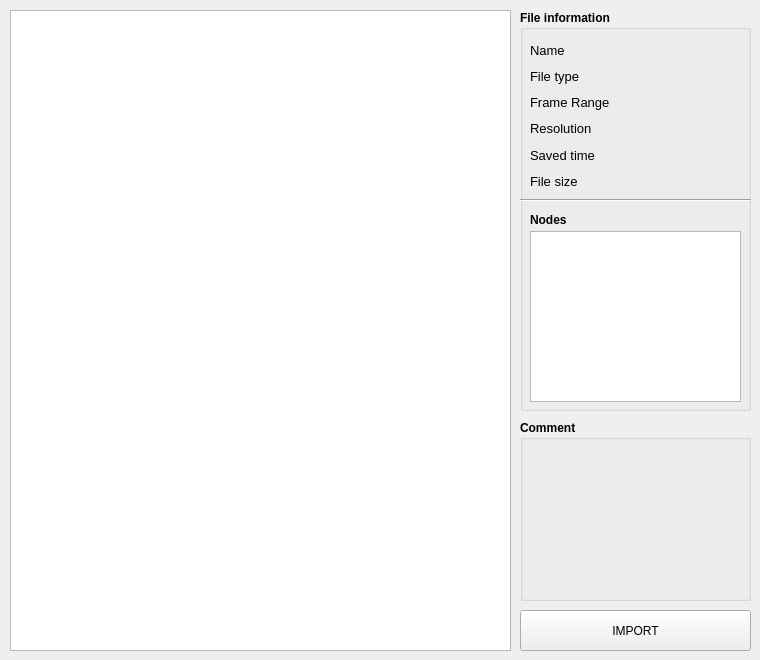
        <widget class="QWidget" name="tab_nodes">
         <attribute name="title">
          <string>NODES</string>
         </attribute>
         <widget class="QGroupBox" name="groupBox_nodes_file_info">
          <property name="geometry">
           <rect>
            <x>520</x>
            <y>10</y>
            <width>231</width>
            <height>401</height>
           </rect>
          </property>
          <property name="font">
           <font>
            <bold>true</bold>
            <underline>false</underline>
            <strikeout>false</strikeout>
           </font>
          </property>
          <property name="title">
           <string>File information</string>
          </property>
          <property name="flat">
           <bool>false</bool>
          </property>
          <property name="checkable">
           <bool>false</bool>
          </property>
          <widget class="QWidget" name="verticalLayoutWidget_21">
           <property name="geometry">
            <rect>
             <x>10</x>
             <y>30</y>
             <width>80</width>
             <height>151</height>
            </rect>
           </property>
           <layout class="QVBoxLayout" name="verticalLayout_23">
            <item>
             <widget class="QLabel" name="label_59">
              <property name="font">
               <font>
                <pointsize>10</pointsize>
                <bold>false</bold>
                <underline>false</underline>
                <strikeout>false</strikeout>
               </font>
              </property>
              <property name="text">
               <string>Name</string>
              </property>
             </widget>
            </item>
            <item>
             <widget class="QLabel" name="label_60">
              <property name="font">
               <font>
                <pointsize>10</pointsize>
                <bold>false</bold>
                <underline>false</underline>
                <strikeout>false</strikeout>
               </font>
              </property>
              <property name="text">
               <string>File type</string>
              </property>
             </widget>
            </item>
            <item>
             <widget class="QLabel" name="label_75">
              <property name="font">
               <font>
                <pointsize>10</pointsize>
                <bold>false</bold>
                <underline>false</underline>
                <strikeout>false</strikeout>
               </font>
              </property>
              <property name="text">
               <string>Frame Range </string>
              </property>
             </widget>
            </item>
            <item>
             <widget class="QLabel" name="label_76">
              <property name="font">
               <font>
                <pointsize>10</pointsize>
                <bold>false</bold>
                <underline>false</underline>
                <strikeout>false</strikeout>
               </font>
              </property>
              <property name="text">
               <string>Resolution</string>
              </property>
             </widget>
            </item>
            <item>
             <widget class="QLabel" name="label_77">
              <property name="font">
               <font>
                <pointsize>10</pointsize>
                <bold>false</bold>
                <underline>false</underline>
                <strikeout>false</strikeout>
               </font>
              </property>
              <property name="text">
               <string>Saved time</string>
              </property>
             </widget>
            </item>
            <item>
             <widget class="QLabel" name="label_78">
              <property name="font">
               <font>
                <pointsize>10</pointsize>
                <bold>false</bold>
                <underline>false</underline>
                <strikeout>false</strikeout>
               </font>
              </property>
              <property name="text">
               <string>File size</string>
              </property>
             </widget>
            </item>
           </layout>
          </widget>
          <widget class="QWidget" name="verticalLayoutWidget_22">
           <property name="geometry">
            <rect>
             <x>100</x>
             <y>30</y>
             <width>121</width>
             <height>151</height>
            </rect>
           </property>
           <layout class="QVBoxLayout" name="verticalLayout_24">
            <item>
             <widget class="QLabel" name="label_nodes_filename">
              <property name="font">
               <font>
                <pointsize>10</pointsize>
                <bold>false</bold>
                <underline>false</underline>
                <strikeout>false</strikeout>
               </font>
              </property>
              <property name="text">
               <string/>
              </property>
             </widget>
            </item>
            <item>
             <widget class="QLabel" name="label_nodes_filetype">
              <property name="font">
               <font>
                <pointsize>10</pointsize>
                <bold>false</bold>
                <underline>false</underline>
                <strikeout>false</strikeout>
               </font>
              </property>
              <property name="text">
               <string/>
              </property>
             </widget>
            </item>
            <item>
             <widget class="QLabel" name="label_nodes_framerange">
              <property name="font">
               <font>
                <pointsize>10</pointsize>
                <bold>false</bold>
                <underline>false</underline>
                <strikeout>false</strikeout>
               </font>
              </property>
              <property name="text">
               <string/>
              </property>
             </widget>
            </item>
            <item>
             <widget class="QLabel" name="label_nodes_resolution">
              <property name="font">
               <font>
                <pointsize>10</pointsize>
                <bold>false</bold>
                <underline>false</underline>
                <strikeout>false</strikeout>
               </font>
              </property>
              <property name="text">
               <string/>
              </property>
             </widget>
            </item>
            <item>
             <widget class="QLabel" name="label_nodes_savedtime">
              <property name="font">
               <font>
                <pointsize>10</pointsize>
                <bold>false</bold>
                <underline>false</underline>
                <strikeout>false</strikeout>
               </font>
              </property>
              <property name="text">
               <string/>
              </property>
             </widget>
            </item>
            <item>
             <widget class="QLabel" name="label_nodes_filesize">
              <property name="font">
               <font>
                <pointsize>10</pointsize>
                <bold>false</bold>
                <underline>false</underline>
                <strikeout>false</strikeout>
               </font>
              </property>
              <property name="text">
               <string/>
              </property>
             </widget>
            </item>
           </layout>
          </widget>
          <widget class="Line" name="line_4">
           <property name="geometry">
            <rect>
             <x>0</x>
             <y>175</y>
             <width>231</width>
             <height>31</height>
            </rect>
           </property>
           <property name="orientation">
            <enum>Qt::Horizontal</enum>
           </property>
          </widget>
          <widget class="QListWidget" name="listWidget_nodes_info">
           <property name="geometry">
            <rect>
             <x>10</x>
             <y>221</y>
             <width>211</width>
             <height>171</height>
            </rect>
           </property>
          </widget>
          <widget class="QLabel" name="label_49">
           <property name="geometry">
            <rect>
             <x>10</x>
             <y>200</y>
             <width>63</width>
             <height>19</height>
            </rect>
           </property>
           <property name="text">
            <string>Nodes</string>
           </property>
          </widget>
         </widget>
         <widget class="QPushButton" name="pushButton_clip_nuke_2">
          <property name="geometry">
           <rect>
            <x>520</x>
            <y>610</y>
            <width>231</width>
            <height>41</height>
           </rect>
          </property>
          <property name="text">
           <string>IMPORT</string>
          </property>
         </widget>
         <widget class="QGroupBox" name="groupBox_clip_comment_3">
          <property name="geometry">
           <rect>
            <x>520</x>
            <y>420</y>
            <width>231</width>
            <height>181</height>
           </rect>
          </property>
          <property name="font">
           <font>
            <bold>true</bold>
            <underline>false</underline>
            <strikeout>false</strikeout>
           </font>
          </property>
          <property name="title">
           <string>Comment</string>
          </property>
          <property name="flat">
           <bool>false</bool>
          </property>
          <property name="checkable">
           <bool>false</bool>
          </property>
          <widget class="QLabel" name="label_82">
           <property name="geometry">
            <rect>
             <x>10</x>
             <y>30</y>
             <width>211</width>
             <height>141</height>
            </rect>
           </property>
           <property name="font">
            <font>
             <bold>false</bold>
             <underline>false</underline>
             <strikeout>false</strikeout>
            </font>
           </property>
           <property name="text">
            <string/>
           </property>
          </widget>
         </widget>
         <widget class="QTableWidget" name="tableWidget_nodes_files">
          <property name="geometry">
           <rect>
            <x>10</x>
            <y>10</y>
            <width>501</width>
            <height>641</height>
           </rect>
          </property>
         </widget>
        </widget>
